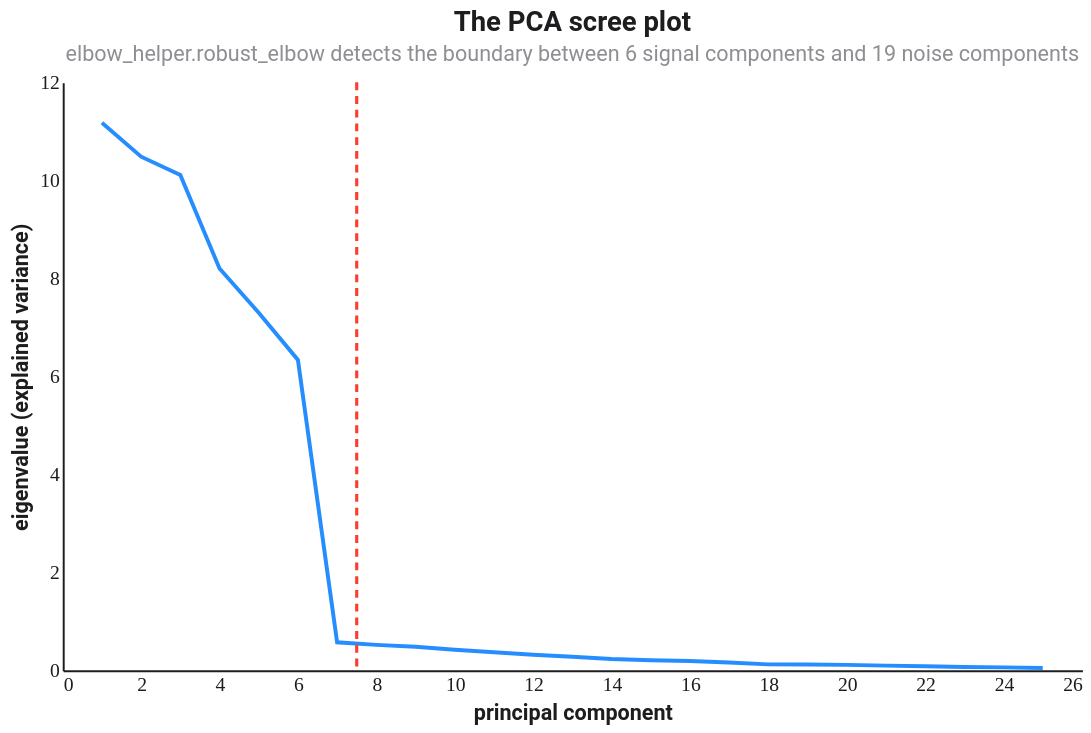

Specify this chart in Vega-Lite:
### Vega-Lite specification from a JSON file in a GitHub repository (floating-point values rounded to 4 significant figures)
{"$schema": "https://vega.github.io/schema/vega-lite/v5.json", "title": {"text": "The PCA scree plot", "subtitle": "elbow_helper.robust_elbow detects the boundary between 6 signal components and 19 noise components"}, "width": 520, "height": 300, "config": {"background": "#FFFFFF", "font": "Roboto, Roboto Serif, Roboto Mono, system-ui, sans-serif", "view": {"stroke": null, "cornerRadius": 10}, "axis": {"domain": true, "domainColor": "#1D1D1F", "labelColor": "#1D1D1F", "titleColor": "#1D1D1F", "grid": false, "ticks": false, "labelFont": "Roboto Mono", "titleFont": "Roboto"}, "axisTop": {"domain": false, "domainColor": null, "labels": false, "ticks": false, "title": null}, "axisRight": {"domain": false, "domainColor": null, "labels": false, "ticks": false, "title": null}, "legend": {"titleFont": "Roboto", "labelFont": "Roboto", "labelColor": "#1D1D1F", "titleColor": "#1D1D1F"}, "title": {"font": "Roboto", "fontSize": 14, "color": "#1D1D1F", "subtitleFont": "Roboto", "subtitleColor": "#8E8E93", "subtitleFontSize": 11}, "line": {"strokeWidth": 2}, "point": {"filled": true, "size": 18}}, "layer": [{"data": {"values": [{"x": 1.0, "y": 11.17}, {"x": 2.0, "y": 10.48}, {"x": 3.0, "y": 10.11}, {"x": 4.0, "y": 8.201}, {"x": 5.0, "y": 7.297}, {"x": 6.0, "y": 6.335}, {"x": 7.0, "y": 0.5719}, {"x": 8.0, "y": 0.5191}, {"x": 9.0, "y": 0.4804}, {"x": 10.0, "y": 0.421}, {"x": 11.0, "y": 0.37}, {"x": 12.0, "y": 0.3188}, {"x": 13.0, "y": 0.2782}, {"x": 14.0, "y": 0.2306}, {"x": 15.0, "y": 0.2071}, {"x": 16.0, "y": 0.1915}, {"x": 17.0, "y": 0.1587}, {"x": 18.0, "y": 0.1209}, {"x": 19.0, "y": 0.1177}, {"x": 20.0, "y": 0.1118}, {"x": 21.0, "y": 0.09643}, {"x": 22.0, "y": 0.08402}, {"x": 23.0, "y": 0.06861}, {"x": 24.0, "y": 0.0607}, {"x": 25.0, "y": 0.04881}]}, "mark": {"type": "line", "color": "#007AFF", "opacity": 0.85}, "encoding": {"x": {"field": "x", "type": "quantitative", "title": "principal component"}, "y": {"field": "y", "type": "quantitative", "title": "eigenvalue (explained variance)"}}}, {"data": {"values": [{"x": 7.5}]}, "mark": {"type": "rule", "strokeDash": [4, 3], "strokeWidth": 1.6, "color": "#FF3B30"}, "encoding": {"x": {"field": "x", "type": "quantitative"}}}]}
